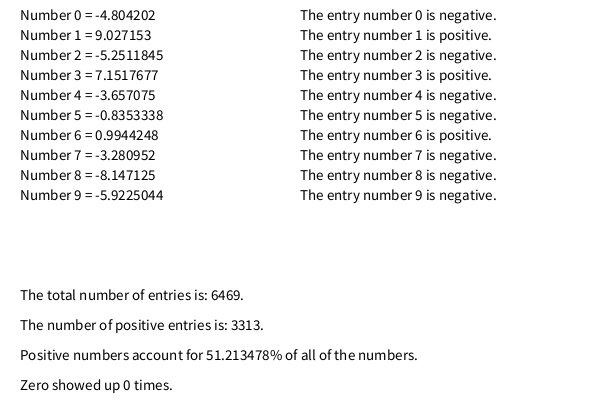
Frame 1 (no input)
Frame 60 (the mouse pressed at the canvas centre just before this capture): identical to frame 1, image omitted
Frame 120 (the mouse held since frame 60 and released just before this capture): identical to frame 1, image omitted

The Processing sketch that drew this single still picture (run headless with seeded random() and noise(); from frame 60 on, the mouse is pressed at the canvas centre):

// Processing sketch: processing_169342
// ── processing_169342.pde

int dataSize;
float[] data;
int numPositive;
int numZeros;


void setup(){
  size(600, 400);
  background(255);
  textSize(15);
  fill(0);
  
  numPositive = 0;
  numZeros = 0;
  dataSize = int(random(10, 10000));
  data = new float[dataSize];

  for(int i = 0; i < dataSize; i++){
    data[i] = random(-10, 10);
    if(data[i] > 0){
      numPositive++;
    }else if(data[i] == 0){
      numZeros++;
    }
  }

  
  for(int i = 0; i < 10; i++){
    text("Number " + i + " = " + data[i], 20, 20 + 20 * i);
    if(data[i] > 0){
      text("The entry number " + i + " is positive.", 300, 20 + 20 * i);
    }else if(data[i] == 0){
      text("The entry number " + i + " is equal to 0.", 300, 20 + 20 * i);
    }else{
      text("The entry number " + i + " is negative.", 300, 20 + 20 * i);
    }
  }
  

  text("The total number of entries is: " + dataSize + "." , 20, height - 100);
  text("The number of positive entries is: " + numPositive +".", 20, height - 70);
  text("Positive numbers account for " + float(numPositive)/dataSize * 100 + "% of all of the numbers.", 20, height - 40);
  text("Zero showed up " + numZeros + " times.", 20, height - 10);
}

void draw(){
}

void mouseClicked(){
  setup();
}
